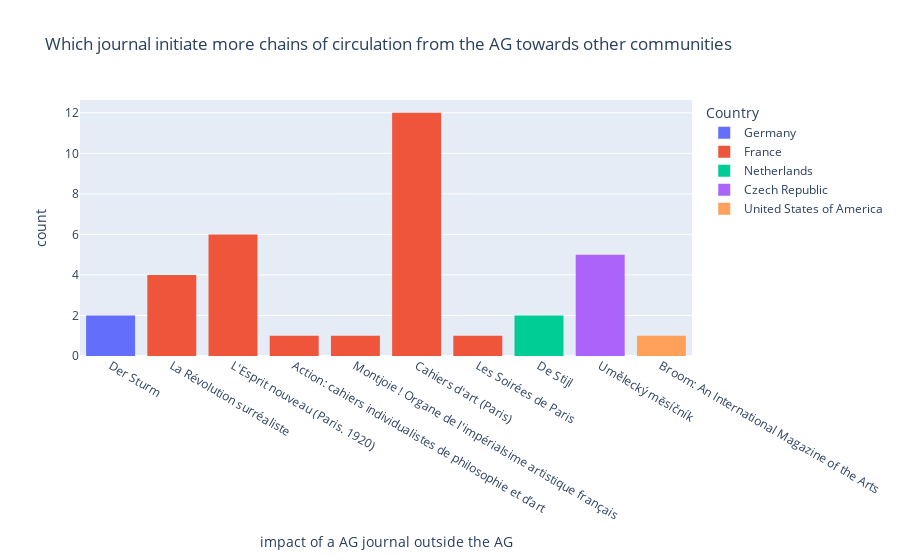

Notebook code cell kept with this figure:
### Code cell
fig = px.histogram(p_ag,  x='issueLabel', color="Country",
            title="Which journal initiate more chains of circulation from the AG towards other communities",
                  labels={
                     "issueLabel": "impact of a AG journal outside the AG"})
fig.update_traces(textfont_size=12, textangle=0, textposition="outside")
fig.show()
fig.write_image("viz/external_human_all.png",  scale=3, width=2000) 
fig.write_html('viz/external_human_all.html', auto_open=True)

### Figure 1 — Plotly figure (JSON) as saved in the notebook; plotly's stock layout.template omitted (floating-point values rounded to 4 significant figures)
{"data": [{"alignmentgroup": "True", "bingroup": "x", "hovertemplate": "Country=Germany<br>impact of a AG journal outside the AG=%{x}<br>count=%{y}<extra></extra>", "legendgroup": "Germany", "marker": {"color": "#636efa", "pattern": {"shape": ""}}, "name": "Germany", "offsetgroup": "Germany", "orientation": "v", "showlegend": true, "textangle": 0, "textfont": {"size": 12}, "textposition": "outside", "type": "histogram", "x": ["Der Sturm", "Der Sturm"], "xaxis": "x", "yaxis": "y"}, {"alignmentgroup": "True", "bingroup": "x", "hovertemplate": "Country=France<br>impact of a AG journal outside the AG=%{x}<br>count=%{y}<extra></extra>", "legendgroup": "France", "marker": {"color": "#EF553B", "pattern": {"shape": ""}}, "name": "France", "offsetgroup": "France", "orientation": "v", "showlegend": true, "textangle": 0, "textfont": {"size": 12}, "textposition": "outside", "type": "histogram", "x": ["La Révolution surréaliste", "L'Esprit nouveau (Paris. 1920)", "L'Esprit nouveau (Paris. 1920)", "Action: cahiers individualistes de philosophie et d’art", "Montjoie ! Organe de l'impérialsime artistique français", "Cahiers d'art (Paris)", "L'Esprit nouveau (Paris. 1920)", "L'Esprit nouveau (Paris. 1920)", "L'Esprit nouveau (Paris. 1920)", "Cahiers d'art (Paris)", "La Révolution surréaliste", "La Révolution surréaliste", "Cahiers d'art (Paris)", "Cahiers d'art (Paris)", "Cahiers d'art (Paris)", "Cahiers d'art (Paris)", "Cahiers d'art (Paris)", "Cahiers d'art (Paris)", "Cahiers d'art (Paris)", "Les Soirées de Paris", "Cahiers d'art (Paris)", "Cahiers d'art (Paris)", "Cahiers d'art (Paris)", "L'Esprit nouveau (Paris. 1920)", "La Révolution surréaliste"], "xaxis": "x", "yaxis": "y"}, {"alignmentgroup": "True", "bingroup": "x", "hovertemplate": "Country=Netherlands<br>impact of a AG journal outside the AG=%{x}<br>count=%{y}<extra></extra>", "legendgroup": "Netherlands", "marker": {"color": "#00cc96", "pattern": {"shape": ""}}, "name": "Netherlands", "offsetgroup": "Netherlands", "orientation": "v", "showlegend": true, "textangle": 0, "textfont": {"size": 12}, "textposition": "outside", "type": "histogram", "x": ["De Stijl", "De Stijl"], "xaxis": "x", "yaxis": "y"}, {"alignmentgroup": "True", "bingroup": "x", "hovertemplate": "Country=Czech Republic<br>impact of a AG journal outside the AG=%{x}<br>count=%{y}<extra></extra>", "legendgroup": "Czech Republic", "marker": {"color": "#ab63fa", "pattern": {"shape": ""}}, "name": "Czech Republic", "offsetgroup": "Czech Republic", "orientation": "v", "showlegend": true, "textangle": 0, "textfont": {"size": 12}, "textposition": "outside", "type": "histogram", "x": ["Umělecký mĕsíčník", "Umělecký mĕsíčník", "Umělecký mĕsíčník", "Umělecký mĕsíčník", "Umělecký mĕsíčník"], "xaxis": "x", "yaxis": "y"}, {"alignmentgroup": "True", "bingroup": "x", "hovertemplate": "Country=United States of America<br>impact of a AG journal outside the AG=%{x}<br>count=%{y}<extra></extra>", "legendgroup": "United States of America", "marker": {"color": "#FFA15A", "pattern": {"shape": ""}}, "name": "United States of America", "offsetgroup": "United States of America", "orientation": "v", "showlegend": true, "textangle": 0, "textfont": {"size": 12}, "textposition": "outside", "type": "histogram", "x": ["Broom: An International Magazine of the Arts"], "xaxis": "x", "yaxis": "y"}], "layout": {"autosize": true, "barmode": "relative", "legend": {"title": {"text": "Country"}, "tracegroupgap": 0}, "title": {"text": "Which journal initiate more chains of circulation from the AG towards other communities"}, "xaxis": {"anchor": "y", "autorange": true, "domain": [0, 1], "range": [-0.5, 9.5], "title": {"text": "impact of a AG journal outside the AG"}, "type": "category"}, "yaxis": {"anchor": "x", "autorange": true, "domain": [0, 1], "range": [0, 12.63], "title": {"text": "count"}}}}
